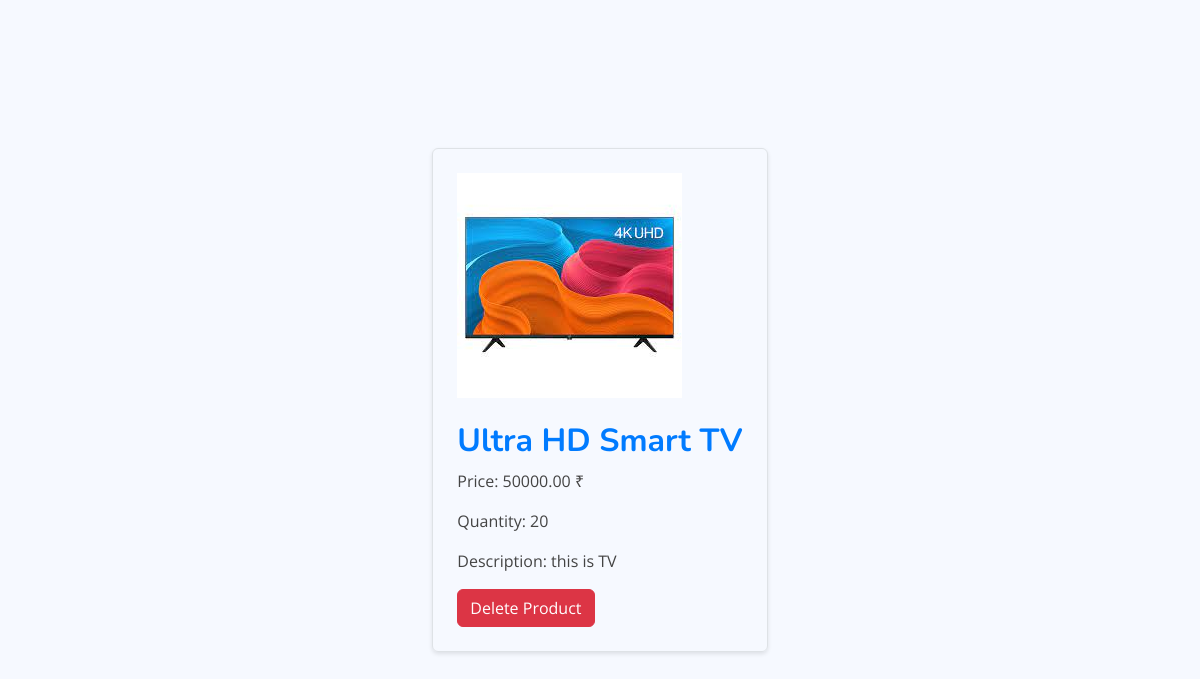
The app's page /products/2/ (signed in) with its own data.
### app/models.py (models this page shows, shortened)
class Product(models.Model):
    label = models.CharField(max_length=50)
    description = models.TextField(max_length=200)
    category = models.ForeignKey(Category, on_delete = models.CASCADE)
    product_image = models.ImageField(upload_to='product_images/', default='product_images/product.png')
    quantity = models.PositiveIntegerField()
    price = models.DecimalField(max_digits=10, decimal_places=2)

### app/views.py (the view)
# urls.py: path('products/<int:product_id>/', views.product_detail, name='product-detail'),
@login_required(login_url='/login/')
def product_detail(request, product_id):
    product = get_object_or_404(Product, pk=product_id)
    context = {'product': product}
    return render(request, 'product_detail.html', context)

### templates/product_detail.html (shortened to what this page needs)
<!DOCTYPE html>
<html lang="en">
<head>
  <head>
    {% load static %}
      <link rel="stylesheet" type="text/css" href="{% static 'assets/css/style.css' %}">
      <link href="{% static 'assets/vendor/bootstrap/css/bootstrap.min.css' %}" rel="stylesheet">
      <link href="{% static 'assets/vendor/bootstrap-icons/bootstrap-icons.css' %}" rel="stylesheet">
      <link href="{% static 'assets/vendor/boxicons/css/boxicons.min.css' %}" rel="stylesheet">
      <link href="{% static 'assets/vendor/quill/quill.snow.css' %}" rel="stylesheet">
      <link href="{% static 'assets/vendor/quill/quill.bubble.css' %}" rel="stylesheet">
      <link href="{% static 'assets/vendor/remixicon/remixicon.css' %}" rel="stylesheet">
      <link href="{% static 'assets/vendor/simple-datatables/style.css' %}" rel="stylesheet">
      <link href="{% static 'assets/css/style.css' %}" rel="stylesheet">
    </head>
</head>
<body>
  <main>
      <div class="container">
          <section class="section product-detail min-vh-100 d-flex flex-column align-items-center justify-content-center py-4">
              <div class="container">
                  <div class="row justify-content-center">
                      <div class="col-lg-8 col-md-10 d-flex flex-column align-items-center justify-content-center">
                          <div class="product-card border rounded p-4">
                              <div class="product-image">
                                  <img src="{{ product.product_image.url }}" alt="{{ product.label }}">
                              </div>
                              <div class="product-details pt-4">
                                  <h2>{{ product.label }}</h2>
                                  <p>Price: {{ product.price }} ₹</p>
                                  <p>Quantity: {{ product.quantity }}</p>
                                  <p>Description: {{ product.description }}</p>
                              </div>
                              <div class="product-actions mt-3">
                                  <form action="{% url 'product-delete' product.id %}" method="post">
                                      <button type="submit" class="btn btn-danger" formaction="{% url 'product-delete' product.id %}" onclick="return confirm('Are you sure you want to delete this product?')">Delete Product</button>
                                  </form>
                              </div>
                          </div>
                      </div>
                  </div>
              </div>
          </section>
      </div>
  </main>
</body>
</html>

### static/assets/css/style.css (style rules this page uses)
:root { scroll-behavior: smooth; }
body { font-family: "Open Sans", sans-serif; background: #f6f9ff; color: #444444; }
h1, h2, h3, h4, h5, h6 { font-family: "Nunito", sans-serif; }

### templates/product_detail.html (style rules this page uses)
.product-card { border: 1px solid #ccc; border-radius: 8px; padding: 16px; margin: 16px; box-shadow: 0 2px 4px rgba(0, 0, 0, 0.1); }
.product-image img { max-width: 100%; height: auto; }
.product-details h2 { font-weight: bold; color: #007bff; margin-top: 0; }

### records on screen
Product: product_image (picture), label "Ultra HD Smart TV", price "50000.00", quantity "20", description "this is TV"
